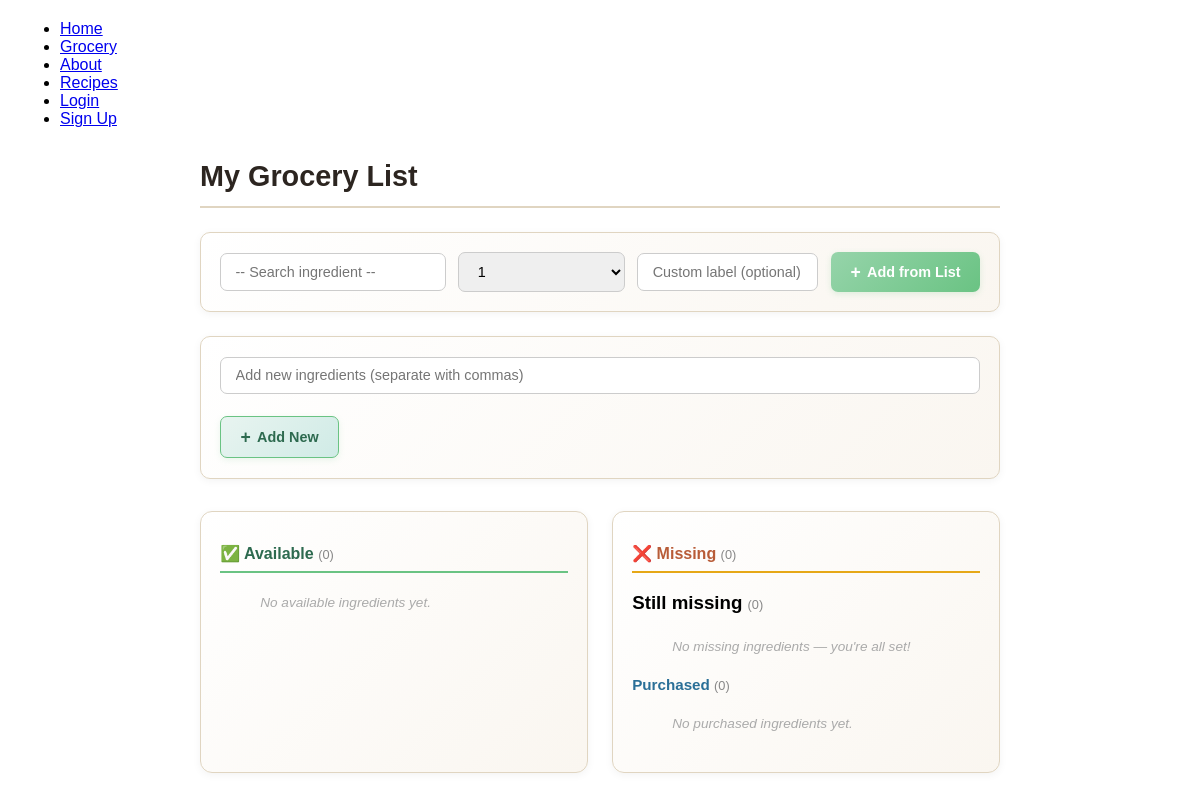
The app's page /grocery/, older data.
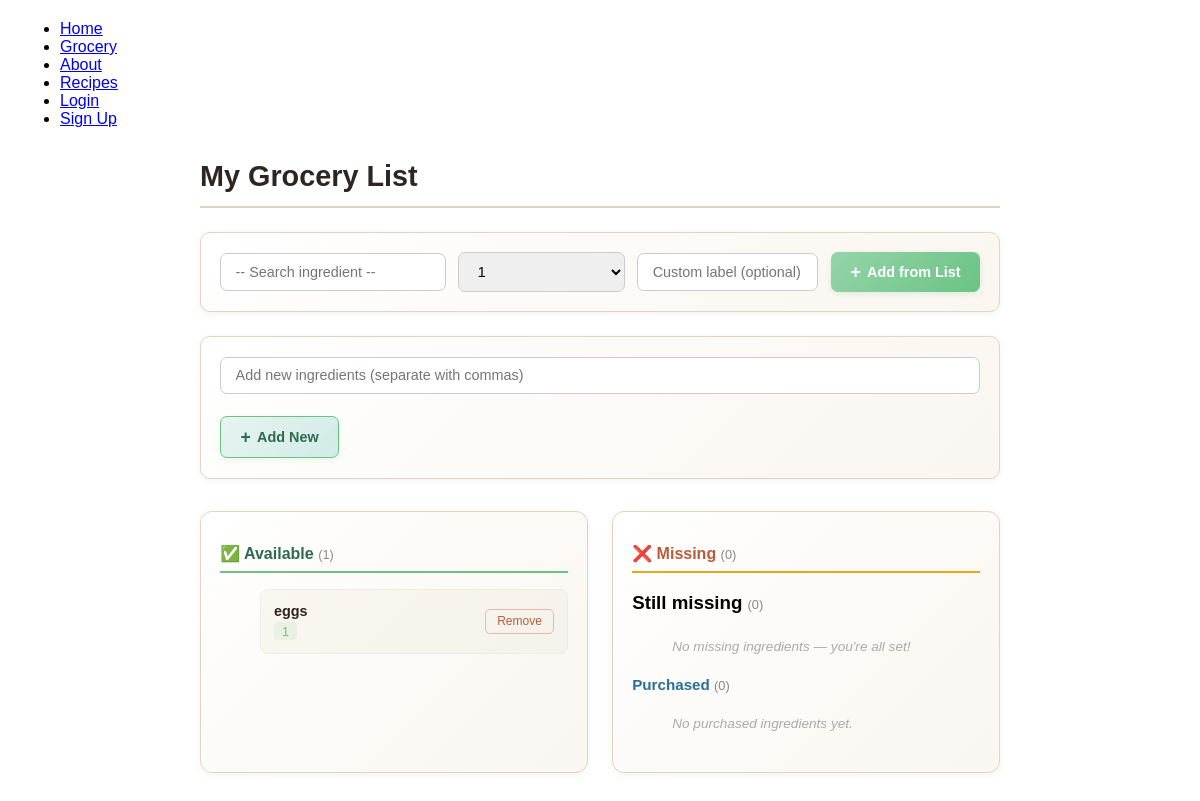
The same page, newer data.
### pages/models.py (models this page shows, shortened)
class Grocery(models.Model):
    STATUS_CHOICES = [
        ('available', 'Available'),   # user has this ingredient
        ('missing',   'Missing'),     # added automatically when using "To Make"
        ('purchased', 'Purchased'),   # marked as purchased after clicking Got it
    ]
    name        = models.CharField(max_length=100, default='')
    custom_name = models.CharField(max_length=100, null=True, blank=True)
    status      = models.CharField(
        max_length=20,
        choices=STATUS_CHOICES,
        default='available'
    )
    for_recipe  = models.CharField(max_length=200, null=True, blank=True)
    quantity    = models.CharField(max_length=100, null=True, blank=True)
    user        = models.ForeignKey(
        'pages.AppUser',
        on_delete=models.CASCADE,
        related_name='groceries'
    )

### pages/views.py (the view, shortened to what this page needs)
# urls.py: path("grocery/",          views.grocery,     name="grocery"),
def grocery(request):
    user = request.user if request.user.is_authenticated else AppUser.objects.first()
    all_ingredients = Ingredient.objects.all().order_by('name')
    available = Grocery.objects.filter(user=user, status='available')
    missing = Grocery.objects.filter(user=user, status='missing')
    purchased = Grocery.objects.filter(user=user, status='purchased')
    return render(request, 'pages/grocery.html', {
        'all_ingredients': all_ingredients,
        'available': available,
        'missing': missing,
        'purchased': purchased,
        'missing_count': missing.count() + purchased.count(),
    })

### pages/templates/pages/grocery.html (shortened to what the changed rows need)
{% extends 'pages/base.html' %}
{% block content %}
<main class="grocery_page">
  <h1>My Grocery List</h1>
  <div class="grocery_sections">
    <div class="grocery_section">
      <h2 class="section_heading available_heading">
        ✅ Available <span class="count">({{ available|length }})</span>
      </h2>
      <ul class="grocery_list">
        {% for item in available %}
          <li class="grocery_item">
            <div class="item_info">
              <span class="item_name">{{ item.name }}</span>
              {% if item.quantity %}<span class="item_quantity">{{ item.quantity }}</span>{% endif %}
            </div>
            <a href="{% url 'remove_item' item.id %}" class="btn_remove">Remove</a>
          </li>
        {% empty %}
          <li class="empty_msg">No available ingredients yet.</li>
        {% endfor %}
      </ul>
    </div>
    <div class="grocery_section">
      <h2 class="section_heading missing_heading">
        ❌ Missing <span class="count">({{ missing_count }})</span>
      </h2>
    </div>
  </div>
</main>
{% endblock %}

Row changes from the older to the newer data that the page shows:
added Grocery: name "eggs", quantity "1"
Text that changed along with them:
{{ available|length }}: "0" → "1"
text no longer shown: "No available ingredients yet."
